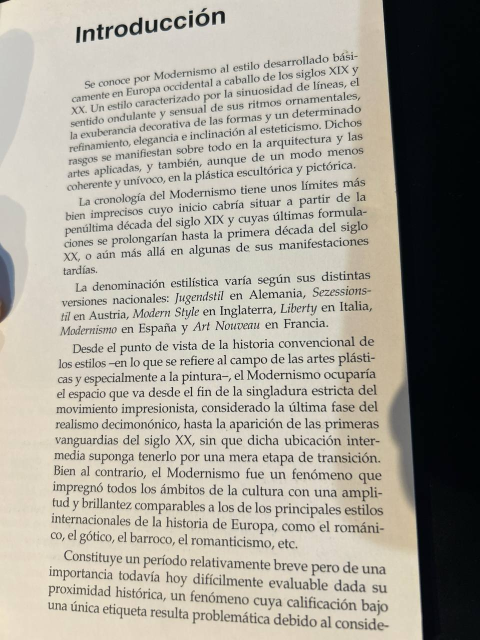
#> input picture introduction_page.jpeg, 960 x 1280 px (shown at 1/2 size)
$ python image_to_string.py
#> lines starting #> are read from the running program, lines starting #| are printed output that depends on the picture; after the words box and inside, x2 and y2 are one past the last pixel; in counts of white or black regions, pixels touching at a corner belong together
import cv2
import pytesseract

output_file = 'extracted_text.txt'
img_path = 'introduction_page.jpeg'


image = cv2.imread(img_path)
#> image is the input picture: shape (1280, 960, 3); mean B, G, R 152.5, 163, 167.2
if image is None:
    print("Error: Could not load image. Please check the file path.")
    exit()

gray = cv2.cvtColor(image, cv2.COLOR_BGR2GRAY)
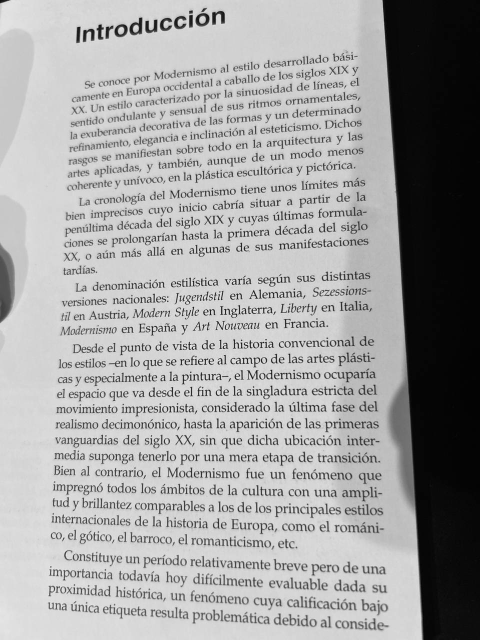
#> gray: shape (1280, 960) (shown at 1/2 size); min 0, max 255, mean 163.1

blurred = cv2.GaussianBlur(gray, (3, 3), 0)
clahe = cv2.createCLAHE(clipLimit=2.0, tileGridSize=(8, 8))
enhanced = clahe.apply(blurred)
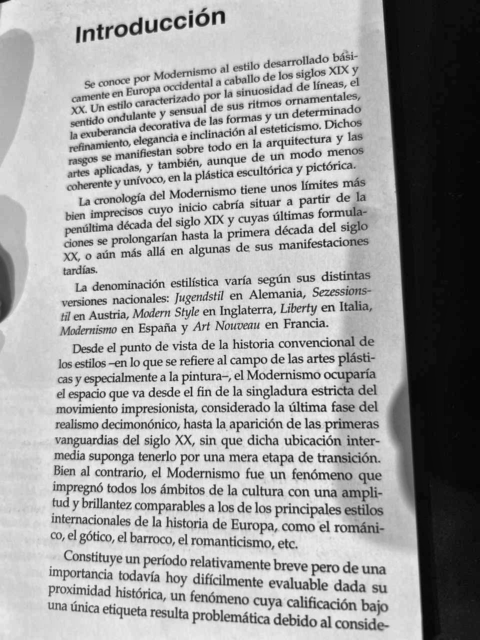
#> enhanced: shape (1280, 960) (shown at 1/2 size); min 3, max 242, mean 161.1

binary = cv2.adaptiveThreshold(enhanced, 245, cv2.ADAPTIVE_THRESH_GAUSSIAN_C, cv2.THRESH_BINARY_INV, 15, 5)
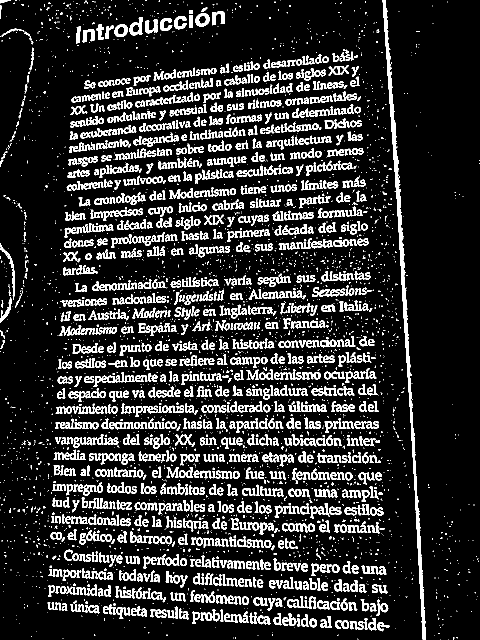
#> binary: shape (1280, 960) (shown at 1/2 size); values 0 (black) and 245 (white), 15.3% white; 4105 white regions (2733 under 20 px), largest, box (x1, y1, x2, y2) and area: (765, 0, 852, 1280) 8152, (574, 1192, 633, 1217) 639, (259, 34, 285, 71) 485

cv2.imshow('Binary Image', binary)
cv2.waitKey(0)
cv2.imwrite('binary_image.png', binary)

try:
#> (the run stopped early here; a loop or call above may not have finished)

$ run again, with first_page.jpeg copied over introduction_page.jpeg
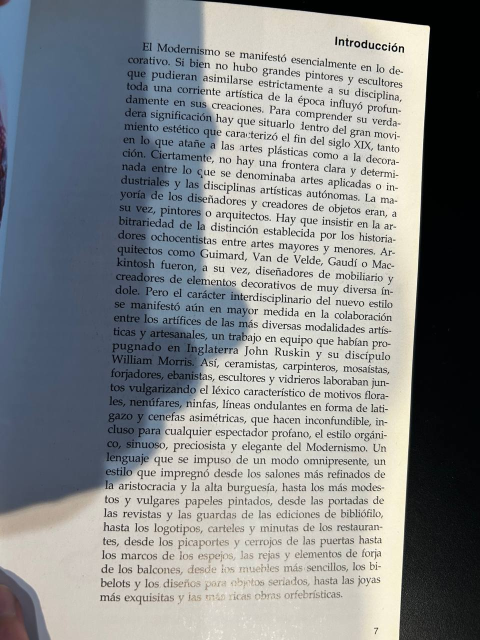
#> input picture first_page.jpeg, 960 x 1280 px (shown at 1/2 size)
#> image is the input picture: shape (1280, 960, 3); mean B, G, R 138.2, 136.7, 133.1
#> `enhanced = clahe.apply(blurred)`:
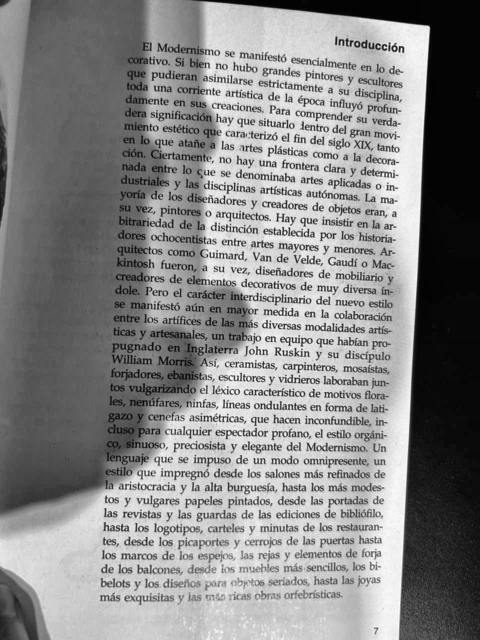
#> enhanced: shape (1280, 960) (shown at 1/2 size); min 1, max 253, mean 135.3
#> `binary = cv2.adaptiveThreshold(enhanced, 245, cv2.ADAPTIVE_THRESH_GAUS..`:
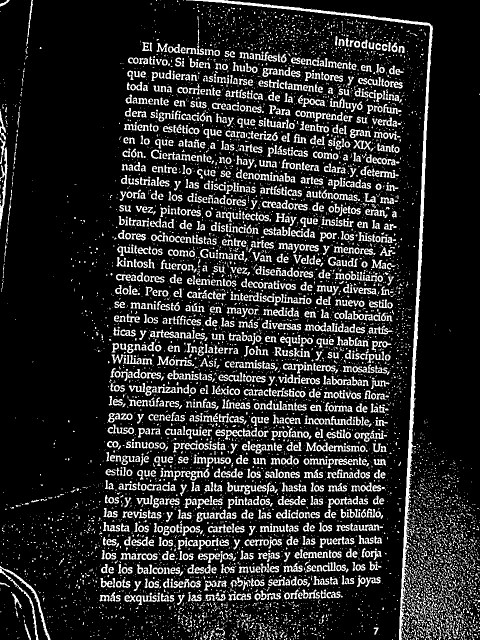
#> binary: shape (1280, 960) (shown at 1/2 size); values 0 (black) and 245 (white), 15.8% white; 7587 white regions (5940 under 20 px), largest, box (x1, y1, x2, y2) and area: (372, 0, 866, 1280) 10783, (0, 1132, 101, 1280) 969, (0, 294, 15, 458) 772
